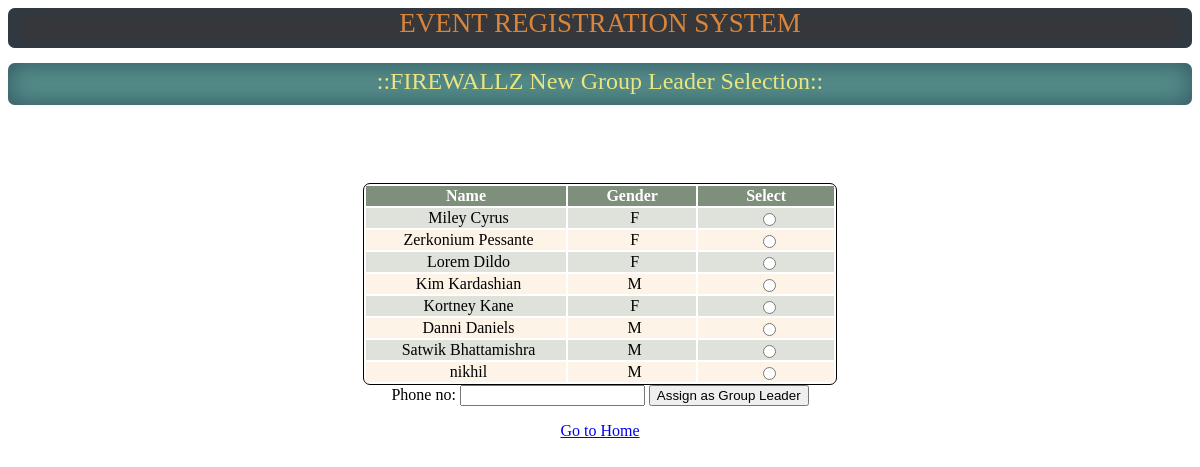
Screenshot of /regsoft/firewallz/newgl/2/ (signed in) with the database file from the repository.
### registration/models.py (models this page shows, shortened)
class Participant(models.Model):
	GENDERS = (
		('M', 'Male'),
		('F', 'Female'),
	)
	name = models.CharField(max_length=200)
	gender = models.CharField(max_length=10, choices=GENDERS)
	phone = models.BigIntegerField()
	email_id = models.EmailField(blank=True)
	events = models.ManyToManyField('events.EventNew', blank = True)
	sport_leader = models.CharField(max_length=200, blank = True, null=True)
	gleader = models.ForeignKey(User,blank=True,null=True)
	firewallz = models.NullBooleanField('passed firewallz', null=True,blank=True)
	fid = models.NullBooleanField('passed inner booth',blank=True, null=True)
	acco=models.NullBooleanField('passed recnacc', null=True,blank=True)
	controlzpay=models.NullBooleanField('passed controlz', null=True,blank=True)
	room = models.ForeignKey('regsoft.Room',null=True,blank = True) # - will add later when working on reg soft
	coach=models.BooleanField(default=False)
	barcode = models.CharField(max_length=100,null=True,blank=True)  #ignore this test chutiyap
	confirmation = models.BooleanField(default=False)
	bill_id=models.IntegerField( null = True, default= None, blank=False)

### regsoft/views.py (the view)
# urls.py: url(r'^firewallz/newgl/(?P<gl_id>\d+)/$',firewallzo_gl_reassign,name='firewallzo_gl_reassign'),
@csrf_exempt
@staff_member_required
def firewallzo_gl_reassign(request,gl_id):
	if request.POST:
		if str(request.POST['formtype']) == 'Finalform':
			newid= request.POST['newgl']
			newgl = Participant.objects.filter(id=newid)[0]
			puser = newgl.gleader
			glid = puser.id
			newuser= UserProfile.objects.filter(user=puser)[0]
			newuser.firstname = newgl.name
			newuser.lastname=''
			newuser.phone = int(request.POST['phone'])
			newuser.email_id= newgl.email_id
			newuser.save()
			context = RequestContext(request)
			context_dict = {'newgl' : newuser}
			return render_to_response('newglshow.html',context_dict, context)
	else:
		orignal_gl = UserProfile.objects.get(id=gl_id).user
		participant_list = orignal_gl.participant_set.all()
		not_approved_participants = [x for x in participant_list if x.firewallz != True]
		error = ''
		context = RequestContext(request)
		context_dict = {'not_approved_participants':not_approved_participants,'error':error,'gl_id':gl_id}
		return render_to_response('newglcheckbox.html', context_dict, context)

### regsoft/templates/newglcheckbox.html (shortened to what this page needs)
<html>
<head>
</head>
<body>
<div style = "background-color: #3B3738; color: #D9853B; height:40px;font-size: 27px; text-align: center; width: 100%; margin: auto;box-shadow: 0px 0px 30px rgba(33,62,83,0.7)  inset;left:0;top:0; border-radius: 7px;font-family:agency fb;">EVENT REGISTRATION SYSTEM</div>
<div style = "background: #558C89; color: #E9E581;height:37px;font-size: 24px; text-align: center; width: 100%; padding-top:5px;margin: auto; margin-top: 15px; box-shadow: 0px 0px 25px rgba(33,62,83,0.7) inset; border-radius: 7px;font-family:agency fb;">::FIREWALLZ New Group Leader Selection::</div><br>
<div class= "tim">
<form method="POST" action="http://www.bits-bosm.org/2015/regsoft/firewallz/newgl/{{gl_id}}/">
 <table>
        <tr>
            <th>Name</th>
            <th>Gender</th>
            <th>Select</th>
        </tr>
        {% for x in not_approved_participants %}
            <tr><td>{{x.name}}</td>
                <td>{{x.gender}}</td>
                <td><input type ="radio" name="newgl" class="blahblah" value = "{{x.id}}"/></td>
            </tr>
        {% endfor %}
    </table>Phone no:
    <input type='text' name='phone'  value='' required/>
    <input type="submit" value="Assign as Group Leader"/>
    </form>
    <a href="http://www.bits-bosm.org/2015/regsoft/firewallz/"> Go to Home </a>
    </div>
</body>
</html>

### regsoft/templates/newglcheckbox.html (style rules this page uses)
.tim { text-align:center; margin-left:30%; margin-right:30%; margin-top:60px; }
table { font-family: agency fb; text-align: center; border:1px solid black; font-size:1em; border-radius: 7px; }
th { width: 12%; color:white; background:#7E8F7C; }
td { padding-left: 25px; padding-right: 20px; }
tr:nth-child(even) { background: #DFE2DB; }
tr:nth-child(odd) { background: #FDF3E7; }

### rows the page displays
Participant: name "Miley Cyrus", gender "F"
Participant: name "Zerkonium Pessante", gender "F"
Participant: name "Lorem Dildo", gender "F"
Participant: name "Kim Kardashian", gender "M"
Participant: name "Kortney Kane", gender "F"
Participant: name "Danni Daniels", gender "M"
Participant: name "Satwik Bhattamishra", gender "M"
Participant: name "nikhil", gender "M"
